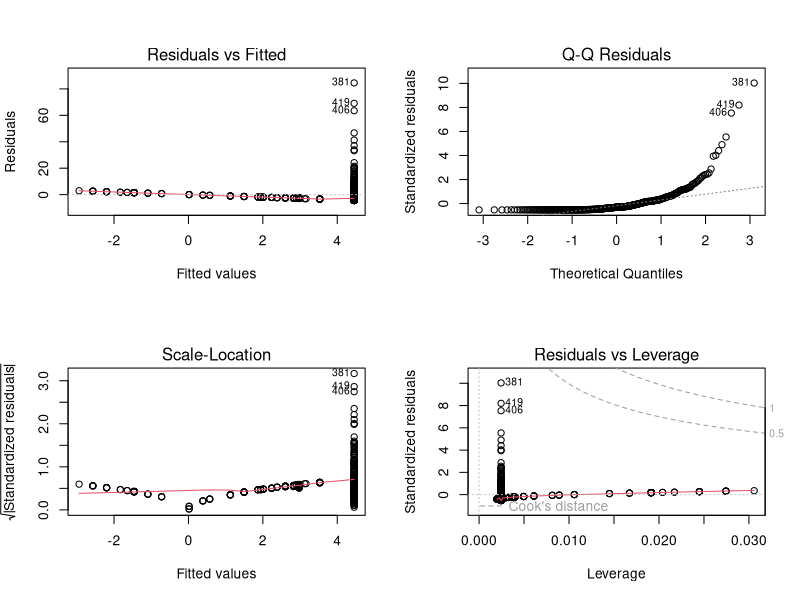
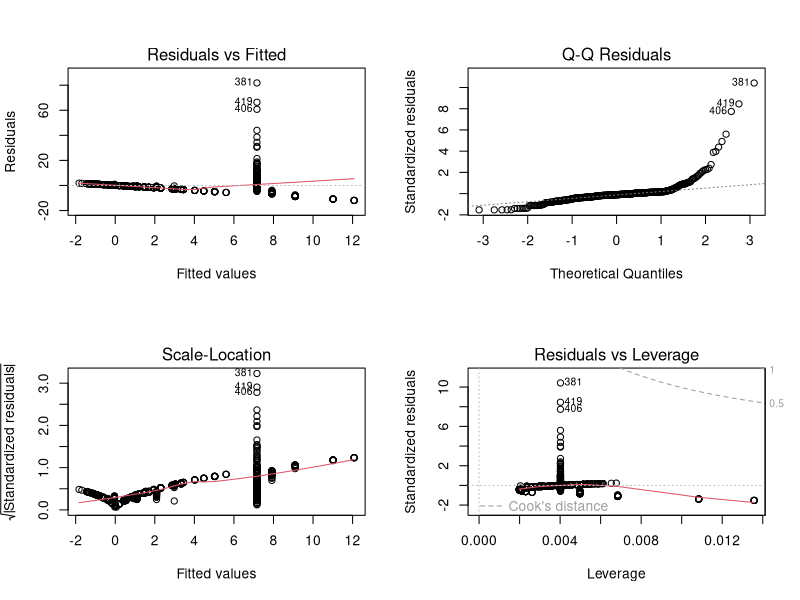
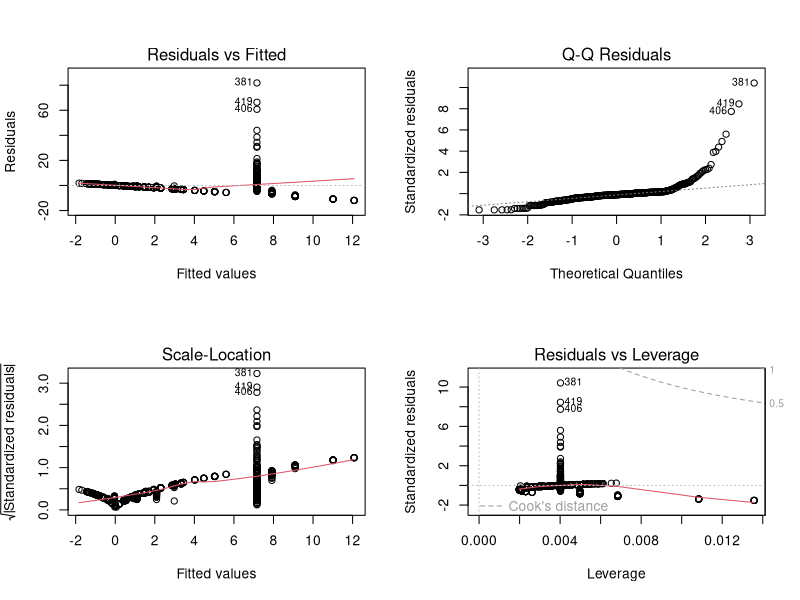
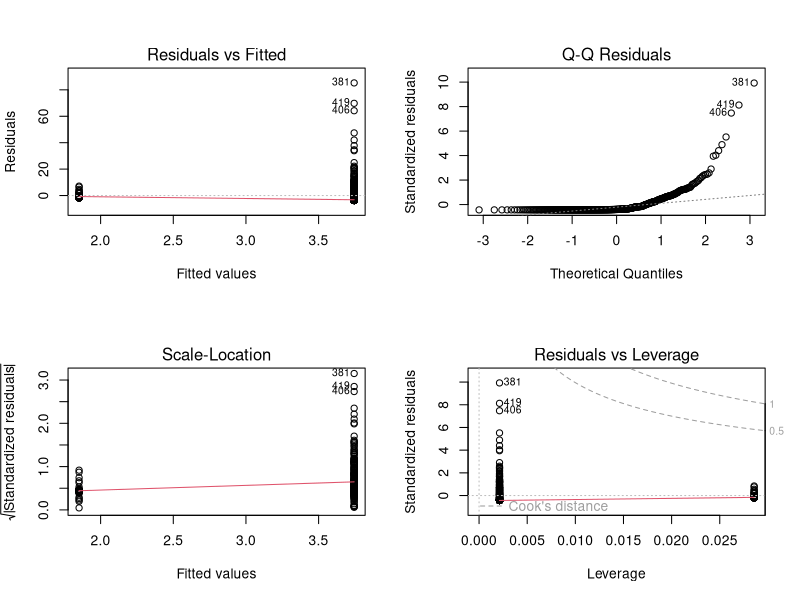
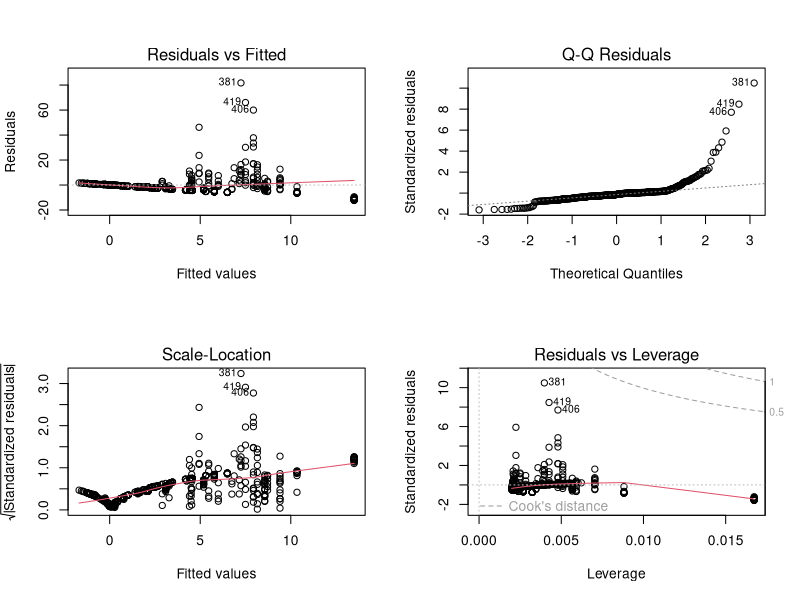
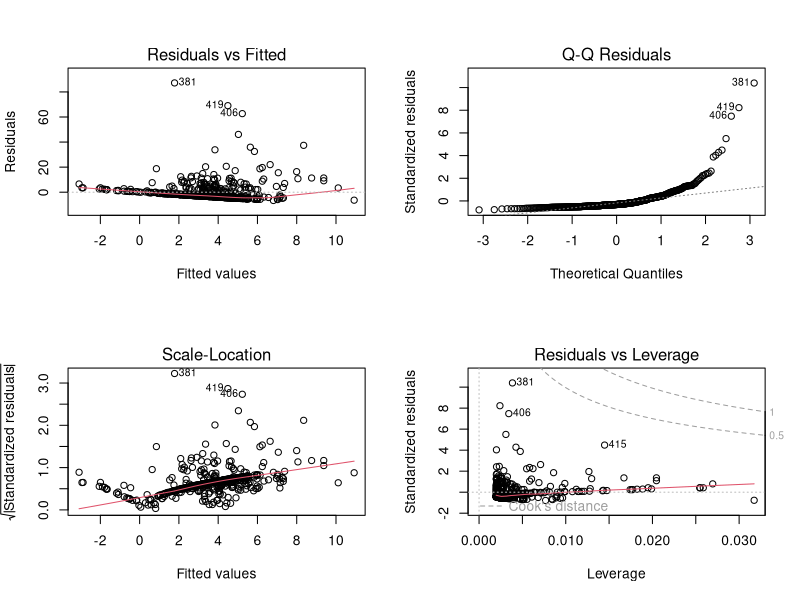
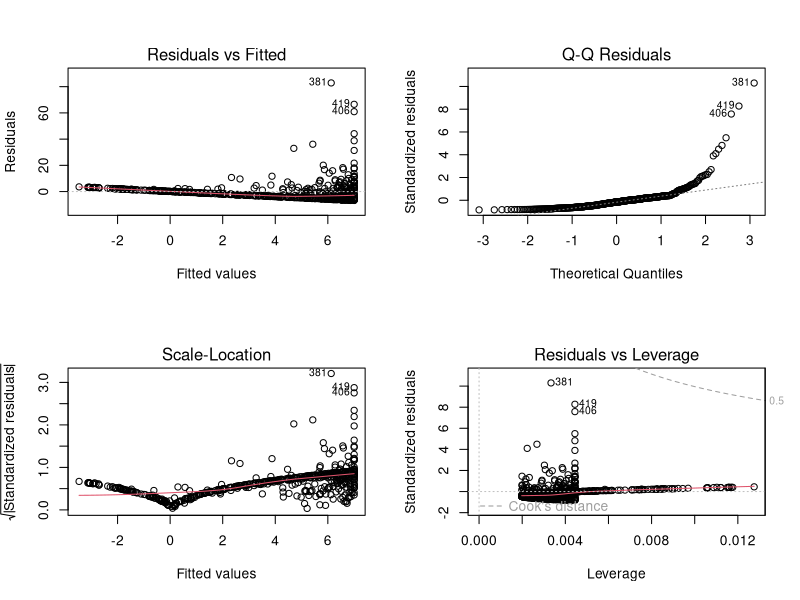
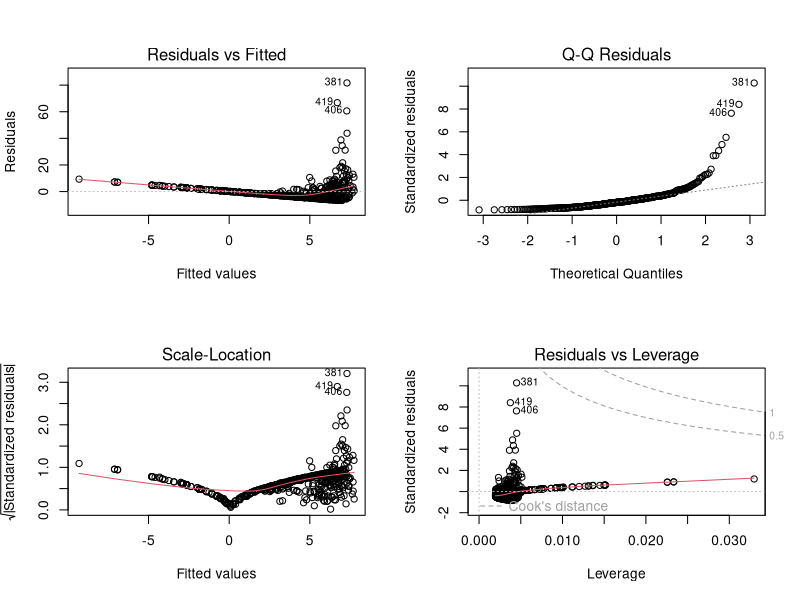

Reproduce these figures in R, in order.
## ---- chunk 1
knitr::opts_chunk$set(echo = TRUE)
## ---- chunk 2
library(MASS) # Boston
library(tidyverse)
## ---- chunk 3
attach(Boston) # Attaching the Boston dataset to workspace

lm.function = function(predictor) {
  
  fit1 <- lm(crim ~ predictor, data = Boston)
  #fit1$coefficients
  # names(fit1$coefficients) <- c('Intercept', predictor)
  return(summary(fit1))
}

# for (v in c(rm, age)) {
#   summary(lm(crim ~ v, data = Boston))
# }
# lm.function(rm)
## ---- chunk 4
lm.zn = lm(crim ~ zn, data = Boston)
summary(lm.zn)
## ---- chunk 5
par(mfrow = c(2,2))
plot(lm.zn)
## ---- chunk 6
library(car)
#qqplot(lm.zn)
## ---- chunk 7
lm.indus = lm(crim ~ indus, data = Boston)
summary(lm.indus)
## ---- chunk 8
par(mfrow = c(2,2))
plot(lm.indus)
## ---- chunk 9
lm.chas = lm(crim ~ chas, data = Boston)
summary(lm.chas)
## ---- chunk 10
lm.nox = lm(crim ~ nox, data = Boston)
summary(lm.nox)
## ---- chunk 11
lm.rm = lm(crim ~ rm, data = Boston)
summary(lm.rm)
## ---- chunk 12
lm.age = lm(crim ~ age, data = Boston)
summary(lm.age)
## ---- chunk 13
lm.dis = lm(crim ~ dis, data = Boston)
summary(lm.dis)
## ---- chunk 14
lm.rad = lm(crim ~ rad, data = Boston)
summary(lm.rad)
## ---- chunk 15
lm.tax = lm(crim ~ tax, data = Boston)
summary(lm.tax)
## ---- chunk 16
lm.ptratio = lm(crim ~ ptratio, data = Boston)
summary(lm.ptratio)
## ---- chunk 17
lm.black = lm(crim~black)
summary(lm.black)
## ---- chunk 18
lm.lstat = lm(crim ~ lstat, data = Boston)
summary(lm.lstat)
## ---- chunk 19
lm.medv = lm(crim ~ medv, data = Boston)
summary(lm.medv)
## ---- chunk 20
par(mfrow = c(2,2))
plot(lm.indus)
plot(lm.chas)
plot(lm.nox)
plot(lm.rm)
plot(lm.age)
plot(lm.dis)
plot(lm.rad)
plot(lm.tax)
plot(lm.ptratio)
plot(lm.lstat)
plot(lm.medv)
## ---- chunk 21
lm.all = lm(crim ~ ., data=Boston)
summary(lm.all)
## ---- chunk 22
x = c(coefficients(lm.zn)[2],
      coefficients(lm.indus)[2],
      coefficients(lm.chas)[2],
      coefficients(lm.nox)[2],
      coefficients(lm.rm)[2],
      coefficients(lm.age)[2],
      coefficients(lm.dis)[2],
      coefficients(lm.rad)[2],
      coefficients(lm.tax)[2],
      coefficients(lm.ptratio)[2],
      coefficients(lm.black)[2],
      coefficients(lm.lstat)[2],
      coefficients(lm.medv)[2])
y = coefficients(lm.all)[2:14]
## ---- chunk 23
x
## ---- chunk 24
y
## ---- chunk 25
par(mfrow = c(1,1)) # 1 plot
plot(x, y)
## ---- chunk 26
lm.poly.zn = lm(crim ~ zn + I(zn^2) + I(zn^3), data = Boston)
summary(lm.poly.zn)
## ---- chunk 27
par(mfrow = c(2,2))
plot(lm.zn)
## ---- chunk 28
lm.poly.indus = lm(crim ~ indus + I(indus^2) + I(indus^3), data = Boston)
summary(lm.poly.indus)
## ---- chunk 29
lm.poly.chas = lm(crim ~ chas + I(chas^2) + I(chas^3), data = Boston)
summary(lm.poly.chas)

## ---- chunk 30
lm.poly.nox = lm(crim ~ nox + I(nox^2) + I(nox^3), data = Boston)
summary(lm.poly.nox)
## ---- chunk 31
lm.poly.rm = lm(crim ~ rm + I(rm^2) + I(rm^3), data = Boston)
summary(lm.poly.rm)
## ---- chunk 32
lm.poly.age = lm(crim ~ age + I(age^2) + I(age^3), data = Boston)
summary(lm.poly.age)
## ---- chunk 33
lm.poly.dis = lm(crim ~ dis + I(dis^2) + I(dis^3), data = Boston)
summary(lm.poly.dis)
## ---- chunk 34
lm.poly.rad = lm(crim ~ rad + I(rad^2) + I(rad^3), data = Boston)
summary(lm.poly.rad)
## ---- chunk 35
lm.poly.tax = lm(crim ~ tax + I(tax^2) + I(tax^3), data = Boston)
summary(lm.poly.tax)
## ---- chunk 36
lm.poly.ptratio = lm(crim ~ ptratio + I(ptratio^2) + I(ptratio^3), data = Boston)
summary(lm.poly.ptratio)
## ---- chunk 37
lm.poly.lstat = lm(crim ~ lstat + I(lstat^2) + I(lstat^3), data = Boston)
summary(lm.poly.lstat)
## ---- chunk 38
lm.poly.medv = lm(crim ~ medv + I(medv^2) + I(medv^3), data = Boston)
summary(lm.poly.medv)
